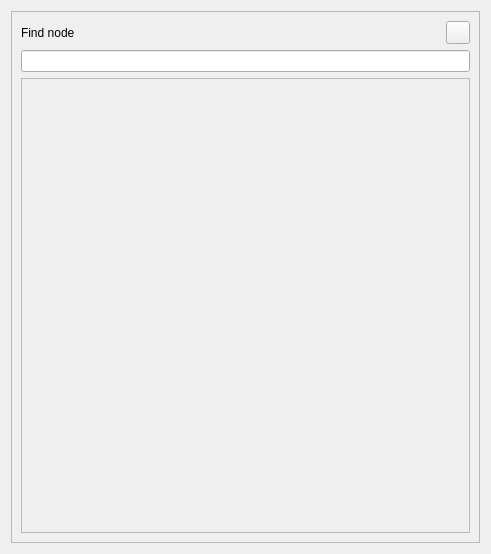
<?xml version="1.0" encoding="UTF-8"?>
<ui version="4.0">
 <class>Dialog</class>
 <widget class="QDialog" name="Dialog">
  <property name="geometry">
   <rect>
    <x>0</x>
    <y>0</y>
    <width>491</width>
    <height>554</height>
   </rect>
  </property>
  <property name="windowTitle">
   <string>Search node</string>
  </property>
  <layout class="QVBoxLayout" name="verticalLayout">
   <item>
    <widget class="QFrame" name="frame">
     <property name="frameShape">
      <enum>QFrame::StyledPanel</enum>
     </property>
     <property name="frameShadow">
      <enum>QFrame::Raised</enum>
     </property>
     <layout class="QVBoxLayout" name="verticalLayout_2">
      <item>
       <layout class="QHBoxLayout" name="horizontalLayout_2">
        <item>
         <widget class="QLabel" name="label">
          <property name="text">
           <string>Find node</string>
          </property>
         </widget>
        </item>
        <item>
         <spacer name="horizontalSpacer">
          <property name="orientation">
           <enum>Qt::Horizontal</enum>
          </property>
          <property name="sizeHint" stdset="0">
           <size>
            <width>40</width>
            <height>20</height>
           </size>
          </property>
         </spacer>
        </item>
        <item>
         <widget class="QToolButton" name="btn_close">
          <property name="focusPolicy">
           <enum>Qt::NoFocus</enum>
          </property>
          <property name="text">
           <string/>
          </property>
         </widget>
        </item>
       </layout>
      </item>
      <item>
       <widget class="QLineEdit" name="input_search">
        <property name="focusPolicy">
         <enum>Qt::ClickFocus</enum>
        </property>
        <property name="clearButtonEnabled">
         <bool>true</bool>
        </property>
       </widget>
      </item>
      <item>
       <widget class="QScrollArea" name="scrollArea">
        <property name="focusPolicy">
         <enum>Qt::TabFocus</enum>
        </property>
        <property name="widgetResizable">
         <bool>true</bool>
        </property>
        <widget class="QWidget" name="scroll_area">
         <property name="geometry">
          <rect>
           <x>0</x>
           <y>0</y>
           <width>451</width>
           <height>452</height>
          </rect>
         </property>
         <property name="sizePolicy">
          <sizepolicy hsizetype="Expanding" vsizetype="Expanding">
           <horstretch>0</horstretch>
           <verstretch>0</verstretch>
          </sizepolicy>
         </property>
         <property name="minimumSize">
          <size>
           <width>0</width>
           <height>150</height>
          </size>
         </property>
         <layout class="QVBoxLayout" name="verticalLayout_3"/>
        </widget>
       </widget>
      </item>
     </layout>
    </widget>
   </item>
  </layout>
 </widget>
 <tabstops>
  <tabstop>input_search</tabstop>
  <tabstop>scrollArea</tabstop>
  <tabstop>btn_close</tabstop>
 </tabstops>
 <resources/>
 <connections>
  <connection>
   <sender>btn_close</sender>
   <signal>clicked()</signal>
   <receiver>Dialog</receiver>
   <slot>reject()</slot>
   <hints>
    <hint type="sourcelabel">
     <x>712</x>
     <y>46</y>
    </hint>
    <hint type="destinationlabel">
     <x>743</x>
     <y>55</y>
    </hint>
   </hints>
  </connection>
 </connections>
</ui>
